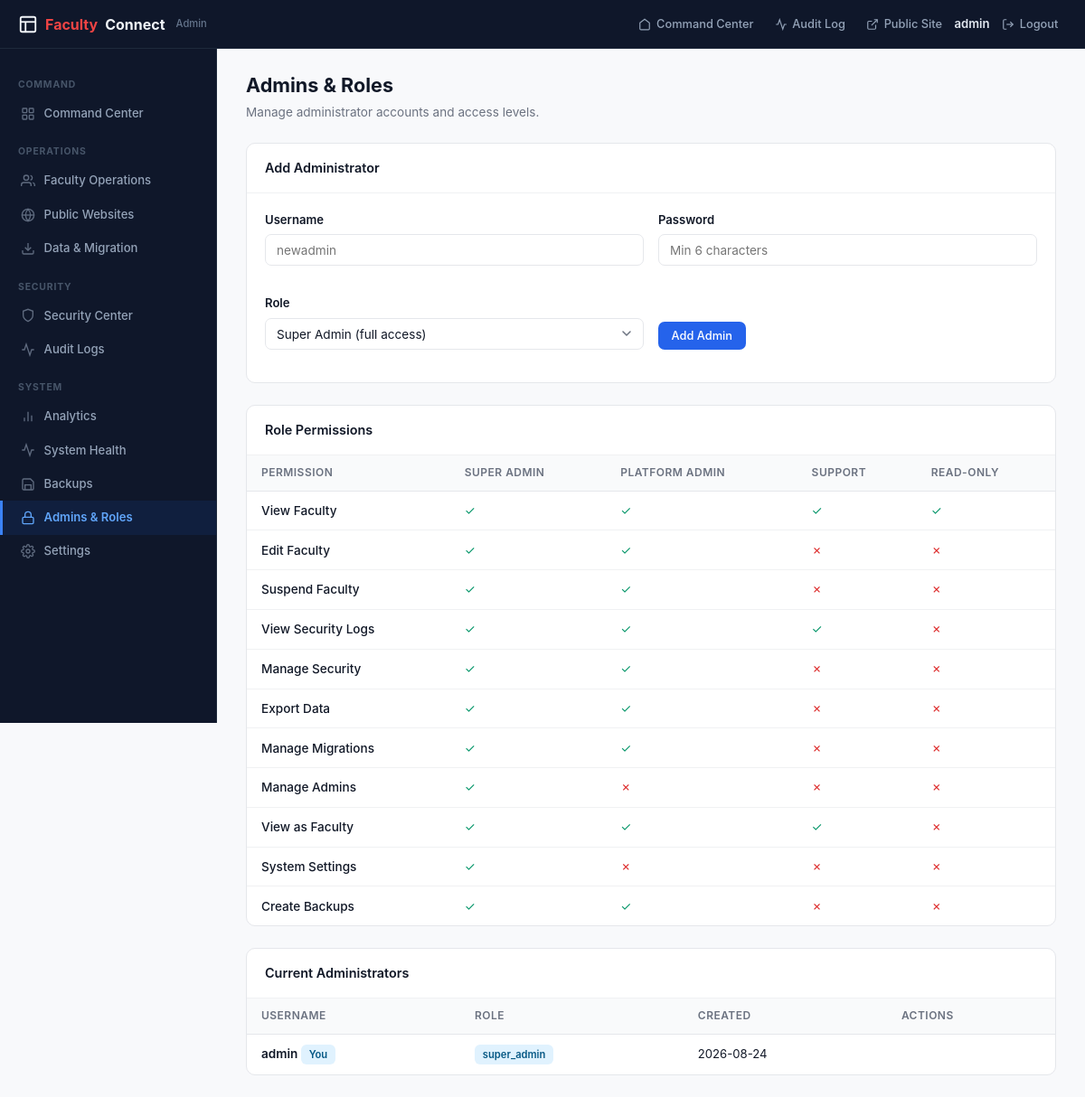
/platform/admin/admins (signed in), run on the app's committed database.
### tables this page shows
CREATE TABLE platform_admins (
            id INTEGER PRIMARY KEY AUTOINCREMENT,
            username TEXT UNIQUE NOT NULL,
            password_hash TEXT NOT NULL,
            created_at TIMESTAMP DEFAULT CURRENT_TIMESTAMP
        , role TEXT DEFAULT "super_admin");

### app.py (the view)
@app.route('/platform/admin/admins')
@admin_required
def platform_admins():
    pdb = get_platform_db()
    try:
        pdb.execute('ALTER TABLE platform_admins ADD COLUMN role TEXT DEFAULT "super_admin"')
        pdb.commit()
    except Exception:
        pass
    admins = pdb.execute('SELECT * FROM platform_admins ORDER BY created_at').fetchall()
    return render_template('platform/admins.html', admins=admins)

### app.py (called while the page is built)
def get_platform_db():
    try:
        if 'platform_db' not in g:
            g.platform_db = sqlite3.connect(app.config['DATABASE'], timeout=15)
            g.platform_db.row_factory = sqlite3.Row
            g.platform_db.execute('PRAGMA foreign_keys = ON')
            try:
                g.platform_db.execute('PRAGMA journal_mode = WAL')
            except Exception:
                pass
        return g.platform_db
    except RuntimeError:
        db = sqlite3.connect(app.config['DATABASE'], timeout=15)
        db.row_factory = sqlite3.Row
        db.execute('PRAGMA foreign_keys = ON')
        return db

def admin_required(f):
    @wraps(f)
    def decorated(*args, **kwargs):
        if 'admin_id' not in session:
            return redirect(url_for('platform_login'))
        return f(*args, **kwargs)
    return decorated

@app.context_processor
def inject_admin_counts():
    try:
        pdb = get_platform_db()
        return {
            'pending_migrations_count': pdb.execute("SELECT COUNT(*) c FROM migration_requests WHERE status='pending'").fetchone()['c'],
            'unresolved_threats_count': pdb.execute('SELECT COUNT(*) c FROM threats WHERE is_resolved=0').fetchone()['c'],
        }
    except Exception:
        return {'pending_migrations_count': 0, 'unresolved_threats_count': 0}

### templates/platform/admins.html (shortened to what this page needs)
{% extends "platform/base_admin.html" %}
{% set active_page = 'admins' %}
{% block content %}
<div class="page-header">
    <h1>Admins &amp; Roles</h1>
    <p>Manage administrator accounts and access levels.</p>
</div>
<div class="card" style="margin-bottom: 1.5rem;">
    <div class="card-header"><h3>Add Administrator</h3></div>
    <div class="card-body">
        <form method="POST" action="{{ url_for('platform_add_admin') }}" class="form-row">
            <div class="form-group">
                <label>Username</label>
                <input type="text" name="username" class="form-control" placeholder="newadmin" required minlength="3">
            </div>
            <div class="form-group">
                <label>Password</label>
                <input type="password" name="password" class="form-control" placeholder="Min 6 characters" required minlength="6">
            </div>
            <div class="form-group">
                <label>Role</label>
                <select name="role" class="form-control">
                    <option value="super_admin">Super Admin (full access)</option>
                </select>
            </div>
            <div class="form-group" style="display: flex; align-items: flex-end;">
                <button type="submit" class="btn btn-primary">Add Admin</button>
            </div>
        </form>
    </div>
</div>
<div class="card" style="margin-bottom: 1.5rem;">
    <div class="card-header"><h3>Role Permissions</h3></div>
    <div class="table-wrap">
        <table>
            <thead><tr><th>Permission</th><th>Super Admin</th><th>Platform Admin</th><th>Support</th><th>Read-Only</th></tr></thead>
            <tbody>
                {% for name, sa, pa, su, ro in perms %}
                <tr>
                    <td style="font-weight: 500;">{{ name }}</td>
                    <td>{% if sa %}<span style="color: #059669;">✓</span>{% else %}<span style="color: #dc2626;">✗</span>{% endif %}</td>
                    <td>{% if pa %}<span style="color: #059669;">✓</span>{% else %}<span style="color: #dc2626;">✗</span>{% endif %}</td>
                    <td>{% if su %}<span style="color: #059669;">✓</span>{% else %}<span style="color: #dc2626;">✗</span>{% endif %}</td>
                    <td>{% if ro %}<span style="color: #059669;">✓</span>{% else %}<span style="color: #dc2626;">✗</span>{% endif %}</td>
                </tr>
                {% endfor %}
            </tbody>
        </table>
    </div>
</div>
<div class="card">
    <div class="card-header"><h3>Current Administrators</h3></div>
    <div class="table-wrap">
        <table>
            <thead><tr><th>Username</th><th>Role</th><th>Created</th><th>Actions</th></tr></thead>
            <tbody>
                {% for a in admins %}
                <tr>
                    <td style="font-weight: 600;">{{ a.username }}{% if a.id == session.admin_id %} <span class="badge badge-info">You</span>{% endif %}</td>
                    <td>
                        {% if a.id != session.admin_id %}
                        <form method="POST" action="{{ url_for('platform_update_admin_role', aid=a.id) }}" style="display:inline;">
                            <select name="role" class="form-control" style="display:inline-block; width: auto; padding: 0.2rem 0.5rem; font-size: 0.78rem;" onchange="this.form.submit()">
                                <option value="super_admin" {{ 'selected' if a.role == 'super_admin' }}>Super Admin</option>
                                <option value="platform_admin" {{ 'selected' if a.role == 'platform_admin' }}>Platform Admin</option>
                                <option value="support_admin" {{ 'selected' if a.role == 'support_admin' }}>Support</option>
                                <option value="readonly_admin" {{ 'selected' if a.role == 'readonly_admin' }}>Read-Only</option>
                            </select>
                        </form>
                        {% else %}
                        <span class="badge badge-info">{{ a.role or 'super_admin' }}</span>
                        {% endif %}
                    </td>
                    <td style="font-size: 0.82rem;">{{ a.created_at[:10] if a.created_at else '-' }}</td>
                    <td>
                    </td>
                </tr>
                {% endfor %}
            </tbody>
        </table>
    </div>
</div>
{% endblock %}

### templates/platform/base_admin.html (shortened to what this page needs)
<!DOCTYPE html>
<html lang="en">
<head>
    <link rel="stylesheet" href="{{ url_for('static', filename='css/admin.css') }}">
</head>
<body class="admin-body">
    <header class="admin-topbar">
        <a href="{{ url_for('platform_dashboard') }}" class="brand">
            <svg width="22" height="22" viewBox="0 0 24 24" fill="none" stroke="currentColor" stroke-width="2"><rect x="3" y="3" width="18" height="18" rx="2"/><path d="M3 9h18"/><path d="M9 21V9"/></svg>
            <span>Faculty</span>Connect <span style="font-size:0.7rem; font-weight:500; color:#64748b; margin-left:0.25rem;">Admin</span>
        </a>
        <div class="admin-topbar-nav">
            <a href="{{ url_for('platform_dashboard') }}">
                <svg width="14" height="14" viewBox="0 0 24 24" fill="none" stroke="currentColor" stroke-width="2"><path d="M3 9l9-7 9 7v11a2 2 0 01-2 2H5a2 2 0 01-2-2z"/></svg>
                Command Center
            </a>
            <a href="{{ url_for('platform_activity') }}">
                <svg width="14" height="14" viewBox="0 0 24 24" fill="none" stroke="currentColor" stroke-width="2"><polyline points="22 12 18 12 15 21 9 3 6 12 2 12"/></svg>
                Audit Log
            </a>
            <a href="{{ url_for('index') }}" target="_blank">
                <svg width="14" height="14" viewBox="0 0 24 24" fill="none" stroke="currentColor" stroke-width="2"><path d="M18 13v6a2 2 0 01-2 2H5a2 2 0 01-2-2V8a2 2 0 012-2h6"/><polyline points="15 3 21 3 21 9"/><line x1="10" y1="14" x2="21" y2="3"/></svg>
                Public Site
            </a>
            <span class="admin-name">{{ session.get('admin_username', 'Admin') }}</span>
            <a href="{{ url_for('platform_logout') }}">
                <svg width="14" height="14" viewBox="0 0 24 24" fill="none" stroke="currentColor" stroke-width="2"><path d="M9 21H5a2 2 0 01-2-2V5a2 2 0 012-2h4"/><polyline points="16 17 21 12 16 7"/><line x1="21" y1="12" x2="9" y2="12"/></svg>
                Logout
            </a>
        </div>
    </header>
    <div class="admin-layout">
        <aside class="admin-sidebar">
            <div class="section-label">Command</div>
            <a href="{{ url_for('platform_dashboard') }}" class="{{ 'active' if active_page == 'dashboard' else '' }}">
                <svg viewBox="0 0 24 24" fill="none" stroke="currentColor" stroke-width="2"><rect x="3" y="3" width="7" height="7" rx="1"/><rect x="14" y="3" width="7" height="7" rx="1"/><rect x="14" y="14" width="7" height="7" rx="1"/><rect x="3" y="14" width="7" height="7" rx="1"/></svg>
                Command Center
            </a>
            <div class="section-label">Operations</div>
            <a href="{{ url_for('platform_faculty_list') }}" class="{{ 'active' if active_page == 'faculty' else '' }}">
                <svg viewBox="0 0 24 24" fill="none" stroke="currentColor" stroke-width="2"><path d="M17 21v-2a4 4 0 00-4-4H5a4 4 0 00-4 4v2"/><circle cx="9" cy="7" r="4"/><path d="M23 21v-2a4 4 0 00-3-3.87"/><path d="M16 3.13a4 4 0 010 7.75"/></svg>
                Faculty Operations
            </a>
            <a href="{{ url_for('platform_websites') }}" class="{{ 'active' if active_page == 'websites' else '' }}">
                <svg viewBox="0 0 24 24" fill="none" stroke="currentColor" stroke-width="2"><circle cx="12" cy="12" r="10"/><line x1="2" y1="12" x2="22" y2="12"/><path d="M12 2a15.3 15.3 0 014 10 15.3 15.3 0 01-4 10 15.3 15.3 0 01-4-10 15.3 15.3 0 014-10z"/></svg>
                Public Websites
            </a>
            <a href="{{ url_for('platform_data_migration') }}" class="{{ 'active' if active_page == 'data' else '' }}">
                <svg viewBox="0 0 24 24" fill="none" stroke="currentColor" stroke-width="2"><path d="M21 15v4a2 2 0 01-2 2H5a2 2 0 01-2-2v-4"/><polyline points="7 10 12 15 17 10"/><line x1="12" y1="15" x2="12" y2="3"/></svg>
                Data &amp; Migration
            </a>
            <div class="section-label">Security</div>
            <a href="{{ url_for('platform_security') }}" class="{{ 'active' if active_page == 'security' else '' }}">
                <svg viewBox="0 0 24 24" fill="none" stroke="currentColor" stroke-width="2"><path d="M12 22s8-4 8-10V5l-8-3-8 3v7c0 6 8 10 8 10z"/></svg>
                Security Center
            </a>
            <a href="{{ url_for('platform_activity') }}" class="{{ 'active' if active_page == 'audit' else '' }}">
                <svg viewBox="0 0 24 24" fill="none" stroke="currentColor" stroke-width="2"><polyline points="22 12 18 12 15 21 9 3 6 12 2 12"/></svg>
                Audit Logs
            </a>
            <div class="section-label">System</div>
            <a href="{{ url_for('platform_analytics') }}" class="{{ 'active' if active_page == 'analytics' else '' }}">
                <svg viewBox="0 0 24 24" fill="none" stroke="currentColor" stroke-width="2"><line x1="18" y1="20" x2="18" y2="10"/><line x1="12" y1="20" x2="12" y2="4"/><line x1="6" y1="20" x2="6" y2="14"/></svg>
                Analytics
            </a>
            <a href="{{ url_for('platform_health') }}" class="{{ 'active' if active_page == 'health' else '' }}">
                <svg viewBox="0 0 24 24" fill="none" stroke="currentColor" stroke-width="2"><polyline points="22 12 18 12 15 21 9 3 6 12 2 12"/></svg>
                System Health
            </a>
            <a href="{{ url_for('platform_backups') }}" class="{{ 'active' if active_page == 'backups' else '' }}">
                <svg viewBox="0 0 24 24" fill="none" stroke="currentColor" stroke-width="2"><path d="M19 21H5a2 2 0 01-2-2V5a2 2 0 012-2h11l5 5v11a2 2 0 01-2 2z"/><polyline points="17 21 17 13 7 13 7 21"/></svg>
                Backups
            </a>
            <a href="{{ url_for('platform_admins') }}" class="{{ 'active' if active_page == 'admins' else '' }}">
                <svg viewBox="0 0 24 24" fill="none" stroke="currentColor" stroke-width="2"><rect x="3" y="11" width="18" height="11" rx="2" ry="2"/><path d="M7 11V7a5 5 0 0110 0v4"/></svg>
                Admins &amp; Roles
            </a>
            <a href="{{ url_for('platform_settings') }}" class="{{ 'active' if active_page == 'settings' else '' }}">
                Settings
            </a>
        </aside>
        <main class="admin-content">
            {% block content %}{% endblock %}
        </main>
    </div>
</body>
</html>

### data on the page
platform_admins: get "admin", username "admin", shows "You", role "super_admin", created_at "2026-08-24"

### other printed values
{{ name }} "View Faculty" "Edit Faculty" "Suspend Faculty" "View Security Logs" "Manage Security" "Export Data" "Manage Migrations" "Manage Admins" "View as Faculty" "System Settings" "Create Backups"
